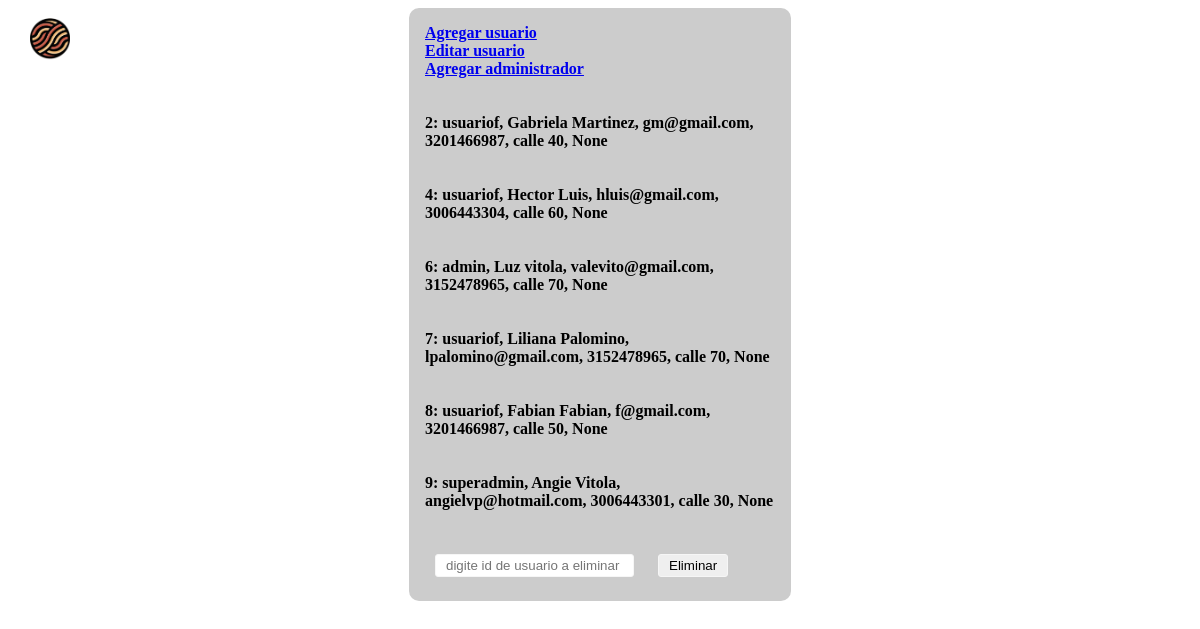
/gestionUsuario (signed in), run on an earlier commit of the app's database.
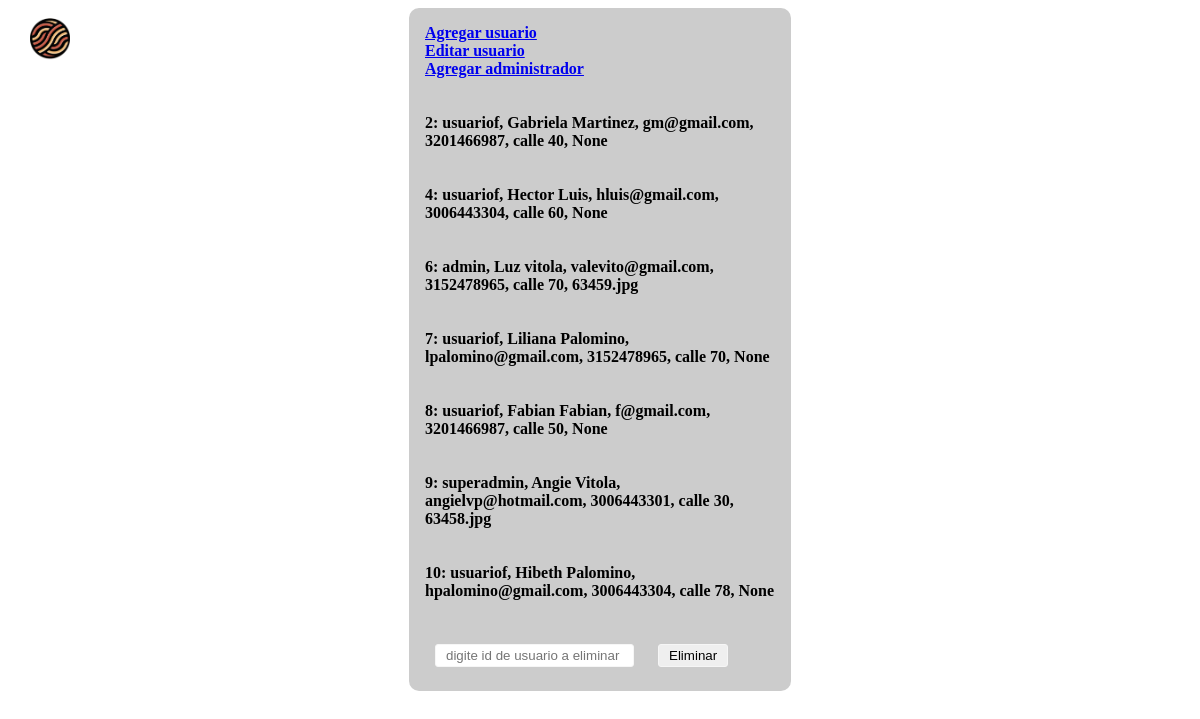
And on a later commit of the database.
### tables this page shows
CREATE TABLE USUARIO(
       ID INTEGER PRIMARY KEY AUTOINCREMENT NOT NULL,
       ROL VARCHAR NOT NULL,
       NOMBRE VARCHAR NOT NULL,
       CORREO VARCHAR NOT NULL,
       CONTRASEÑA VARCHAR NOT NULL,
       TELEFONO VARCHAR NOT NULL,
       DIRECCION VARCHAR NOT NULL,
       FOTO VARCHAR
);

### app.py (the view, shortened to what this page needs)
@app.route('/gestionUsuario', methods=['GET','POST'])
@login_required
def gestionarUsuario():
    global sesion_ini
    db = get_db()
    global lista_usuarios
    if(sesion_ini==True):
        if(request.method =="GET"):
            lista_usuarios=[]
            query22='SELECT * FROM USUARIO'
            for row in db.execute(query22):
                lista_usuarios.append(row)
            return render_template('gestionarUsuario.html',lista_usuarios=lista_usuarios)
    else:return redirect('/login')

### app.py (called while the page is built)
def login_required(view):
    @functools.wraps( view )
    def wrapped_view(**kwargs):
        global encontrado
        if encontrado is None:
            return redirect( url_for( 'login' ) )
        return view( **kwargs )
    return wrapped_view

### db.py (called while the page is built)
def get_db():
    try:
        if 'db' not in g:
            print('conectada')
            g.db = sqlite3.connect('NoodlesCompany.db')
        return g.db
    except Error:
        print(Error)

### templates/gestionarUsuario.html (shortened to what this page needs)
<!DOCTYPE html>
<html>
<head>
    <link rel="stylesheet" href="{{ url_for('static',filename='css/Agregar.css') }}" type="text/css">
</head>
<body>
<strong><form method="POST" action="/gestionUsuario">
    <a  href="/perfil">
        <div class="v40_13"></div>
    </a>
    <a  href="/agregar_usuariof">
        <div class="3">Agregar usuario</div>
    </a>
    <a  href="/editar_usuariof">
        <div class="3">Editar usuario</div>
    </a>
    <a  href="/agregarAdmin">
        <div class="3">Agregar administrador</div>
    </a>
    <br><br>
    {%for i in lista_usuarios%}
            <div id="1" name="1">{{i[0]}}: {{i[1]}}, {{i[2]}}, {{i[3]}}, {{i[5]}}, {{i[6]}}, {{i[7]}}</div>
            <br><br>
    {%endfor%}
    <input type="text" id="3" name="3" placeholder="digite id de usuario a eliminar">
    <input type="submit" id="2"  value="Eliminar">
</form>
</strong>
</body>
</html>

What changed in the data, as far as the page shows it:
changed USUARIO "admin": FOTO "None" → "63459.jpg"
changed USUARIO "superadmin": FOTO "None" → "63458.jpg"
added USUARIO: ID "10", ROL "usuariof", NOMBRE "Hibeth Palomino", CORREO "hpalomino@gmail.com", TELEFONO "3006443304", DIRECCION "calle 78", i "None"
